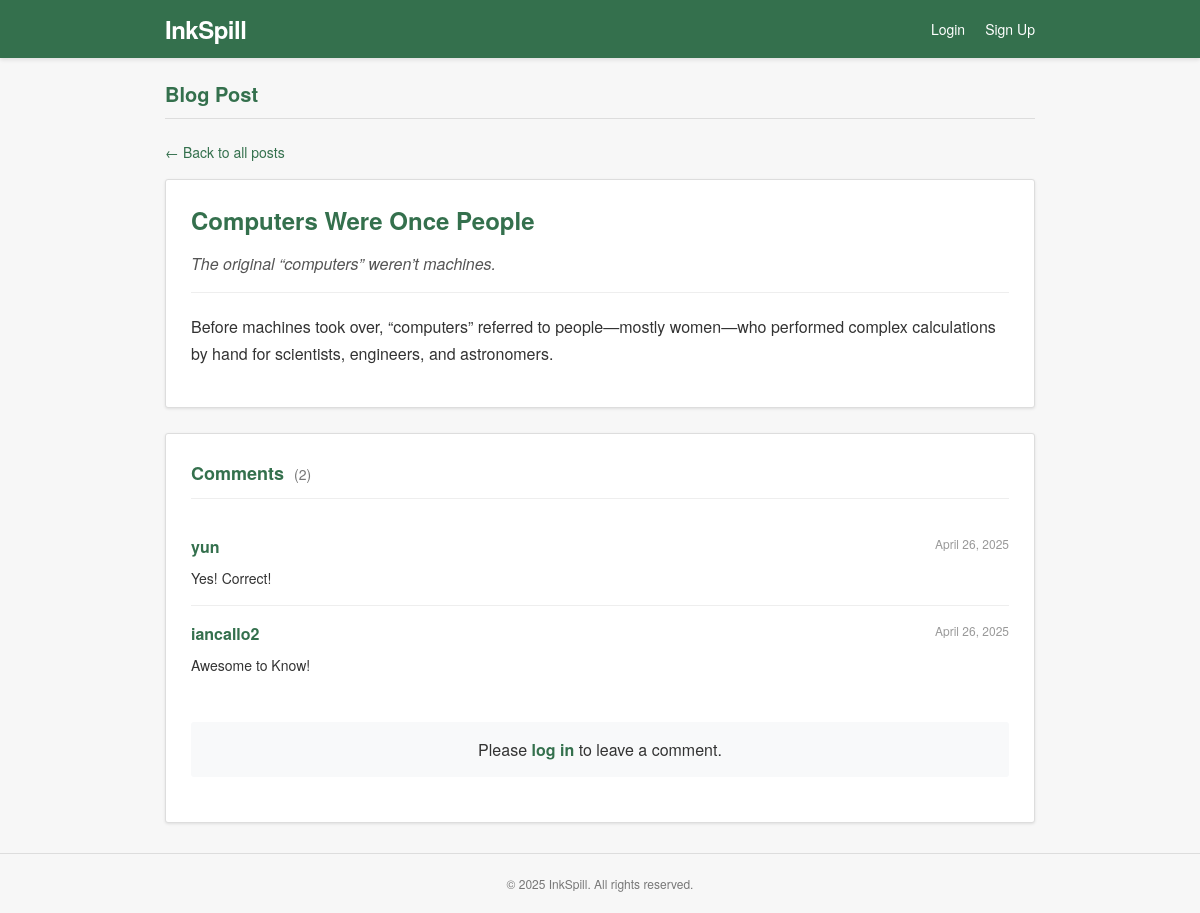
The page /13/ on the database as committed earlier.
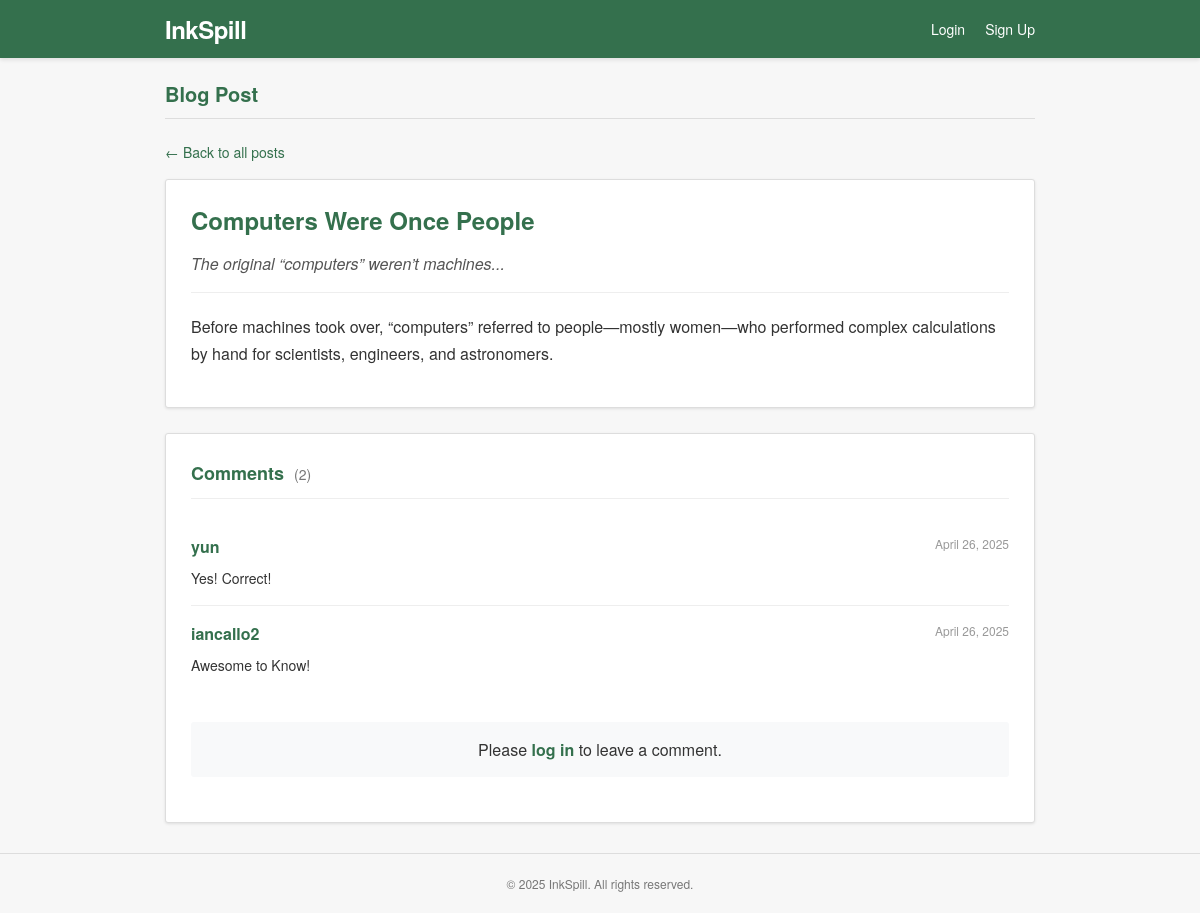
The same page on the database as committed later.
### posts/models.py (models this page shows, shortened)
class Post(models.Model):
    title = models.CharField(max_length=200)
    description = models.TextField()
    content = models.TextField()
    author = models.ForeignKey(User, on_delete=models.CASCADE, related_name='posts', null=True, blank=True)
    created_at = models.DateTimeField(null=True, blank=True)

### posts/views.py (the view)
# urls.py: path("<int:pk>/", PostDetailView.as_view(), name="post_detail"),
class PostDetailView(DetailView):
    model = Post
    template_name = "posts/pages/post/post_detail.html"
    def get_context_data(self, **kwargs):
        context = super().get_context_data(**kwargs)
        context['comments'] = self.object.comments.all()
        return context

### posts/templates/posts/pages/post/post_detail.html (shortened to what this page needs)
{% extends 'posts/layouts/base.html' %}
{% block content %}
<h1 class="page-title">Blog Post</h1>
<a href="{% url 'post_list' %}" class="back-link">← Back to all posts</a>
<article class="post-detail">
    <h2 class="post-title">{{ object.title }}</h2>
    <p class="post-description">{{ object.description }}</p>
    <div class="post-content">{{ object.content|linebreaks }}</div>
</article>
{% include 'posts/pages/post/post_comments.html' %}
{% endblock %}

Rows that differ between the two databases and show on the page:
changed Post "Computers Were Once People": description "The original “computers” weren’t machines." → "The original “computers” weren’t machines..."
